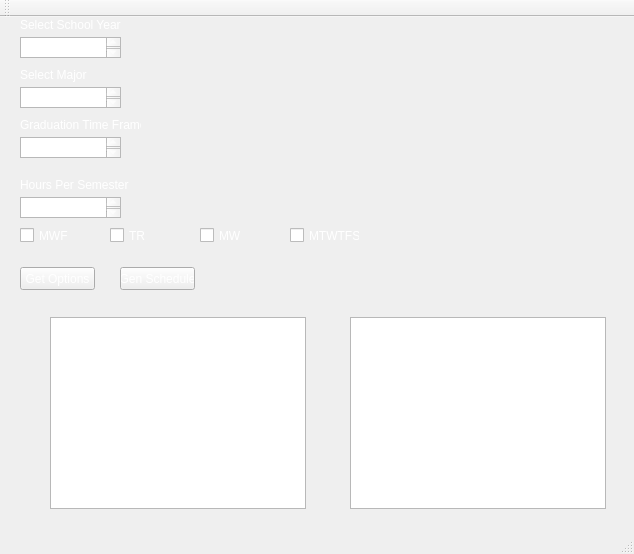
<?xml version="1.0" encoding="UTF-8"?>
<ui version="4.0">
 <class>MainWindow</class>
 <widget class="QMainWindow" name="MainWindow">
  <property name="geometry">
   <rect>
    <x>0</x>
    <y>0</y>
    <width>634</width>
    <height>554</height>
   </rect>
  </property>
  <property name="windowTitle">
   <string>MainWindow</string>
  </property>
  <property name="styleSheet">
   <string notr="true">
background-image: url(:/new/prefix1/res);</string>
  </property>
  <widget class="QWidget" name="centralWidget">
   <widget class="QCheckBox" name="checkBox">
    <property name="geometry">
     <rect>
      <x>20</x>
      <y>210</y>
      <width>70</width>
      <height>17</height>
     </rect>
    </property>
    <property name="styleSheet">
     <string notr="true">color: rgb(255, 255, 255);</string>
    </property>
    <property name="text">
     <string>MWF</string>
    </property>
   </widget>
   <widget class="QPushButton" name="pushButton">
    <property name="geometry">
     <rect>
      <x>20</x>
      <y>250</y>
      <width>75</width>
      <height>23</height>
     </rect>
    </property>
    <property name="styleSheet">
     <string notr="true">color: rgb(255, 255, 255);</string>
    </property>
    <property name="text">
     <string>Get Options</string>
    </property>
   </widget>
   <widget class="QListWidget" name="listMajor">
    <property name="geometry">
     <rect>
      <x>20</x>
      <y>70</y>
      <width>101</width>
      <height>21</height>
     </rect>
    </property>
    <property name="styleSheet">
     <string notr="true">color: rgb(255, 255, 255);</string>
    </property>
    <item>
     <property name="text">
      <string>Math</string>
     </property>
    </item>
    <item>
     <property name="text">
      <string>Engineering</string>
     </property>
    </item>
    <item>
     <property name="text">
      <string>English</string>
     </property>
    </item>
    <item>
     <property name="text">
      <string>History</string>
     </property>
    </item>
    <item>
     <property name="text">
      <string>Biology</string>
     </property>
    </item>
   </widget>
   <widget class="QLabel" name="label_4">
    <property name="geometry">
     <rect>
      <x>20</x>
      <y>160</y>
      <width>111</width>
      <height>16</height>
     </rect>
    </property>
    <property name="styleSheet">
     <string notr="true">color: rgb(255, 255, 255);</string>
    </property>
    <property name="text">
     <string>Hours Per Semester</string>
    </property>
   </widget>
   <widget class="QListWidget" name="listWidget">
    <property name="geometry">
     <rect>
      <x>20</x>
      <y>20</y>
      <width>101</width>
      <height>21</height>
     </rect>
    </property>
    <property name="styleSheet">
     <string notr="true">color: rgb(255, 255, 255);</string>
    </property>
    <item>
     <property name="text">
      <string>2013</string>
     </property>
    </item>
    <item>
     <property name="text">
      <string>2014</string>
     </property>
    </item>
    <item>
     <property name="text">
      <string>2015</string>
     </property>
    </item>
    <item>
     <property name="text">
      <string>2016</string>
     </property>
    </item>
   </widget>
   <widget class="QListWidget" name="listWidget_3">
    <property name="geometry">
     <rect>
      <x>20</x>
      <y>120</y>
      <width>101</width>
      <height>21</height>
     </rect>
    </property>
    <property name="styleSheet">
     <string notr="true">color: rgb(255, 255, 255);</string>
    </property>
    <item>
     <property name="text">
      <string>12 months</string>
     </property>
    </item>
    <item>
     <property name="text">
      <string>18 months</string>
     </property>
    </item>
    <item>
     <property name="text">
      <string>24 months</string>
     </property>
    </item>
    <item>
     <property name="text">
      <string>30 months</string>
     </property>
    </item>
    <item>
     <property name="text">
      <string>36 months</string>
     </property>
    </item>
   </widget>
   <widget class="QLabel" name="label_3">
    <property name="geometry">
     <rect>
      <x>20</x>
      <y>100</y>
      <width>121</width>
      <height>16</height>
     </rect>
    </property>
    <property name="styleSheet">
     <string notr="true">color: rgb(255, 255, 255);</string>
    </property>
    <property name="text">
     <string>Graduation Time Frame</string>
    </property>
   </widget>
   <widget class="QLabel" name="label">
    <property name="geometry">
     <rect>
      <x>20</x>
      <y>0</y>
      <width>101</width>
      <height>16</height>
     </rect>
    </property>
    <property name="styleSheet">
     <string notr="true">color: rgb(255, 255, 255);</string>
    </property>
    <property name="text">
     <string>Select School Year</string>
    </property>
   </widget>
   <widget class="QCheckBox" name="checkBox_3">
    <property name="geometry">
     <rect>
      <x>200</x>
      <y>210</y>
      <width>70</width>
      <height>17</height>
     </rect>
    </property>
    <property name="styleSheet">
     <string notr="true">color: rgb(255, 255, 255);</string>
    </property>
    <property name="text">
     <string>MW</string>
    </property>
   </widget>
   <widget class="QCheckBox" name="checkBox_4">
    <property name="geometry">
     <rect>
      <x>290</x>
      <y>210</y>
      <width>70</width>
      <height>17</height>
     </rect>
    </property>
    <property name="styleSheet">
     <string notr="true">color: rgb(255, 255, 255);</string>
    </property>
    <property name="text">
     <string>MTWTFS</string>
    </property>
   </widget>
   <widget class="QLabel" name="label_2">
    <property name="geometry">
     <rect>
      <x>20</x>
      <y>50</y>
      <width>81</width>
      <height>16</height>
     </rect>
    </property>
    <property name="styleSheet">
     <string notr="true">color: rgb(255, 255, 255);</string>
    </property>
    <property name="text">
     <string>Select Major</string>
    </property>
   </widget>
   <widget class="QListWidget" name="listWidget_4">
    <property name="geometry">
     <rect>
      <x>20</x>
      <y>180</y>
      <width>101</width>
      <height>21</height>
     </rect>
    </property>
    <property name="styleSheet">
     <string notr="true">color: rgb(255, 255, 255);</string>
    </property>
    <item>
     <property name="text">
      <string>0</string>
     </property>
    </item>
    <item>
     <property name="text">
      <string>1</string>
     </property>
    </item>
    <item>
     <property name="text">
      <string>2</string>
     </property>
    </item>
    <item>
     <property name="text">
      <string>3</string>
     </property>
    </item>
    <item>
     <property name="text">
      <string>4</string>
     </property>
    </item>
    <item>
     <property name="text">
      <string>5</string>
     </property>
    </item>
    <item>
     <property name="text">
      <string>6</string>
     </property>
    </item>
    <item>
     <property name="text">
      <string>7</string>
     </property>
    </item>
    <item>
     <property name="text">
      <string>8</string>
     </property>
    </item>
    <item>
     <property name="text">
      <string>9</string>
     </property>
    </item>
    <item>
     <property name="text">
      <string>10</string>
     </property>
    </item>
    <item>
     <property name="text">
      <string>11</string>
     </property>
    </item>
    <item>
     <property name="text">
      <string>12</string>
     </property>
    </item>
    <item>
     <property name="text">
      <string>13</string>
     </property>
    </item>
    <item>
     <property name="text">
      <string>14</string>
     </property>
    </item>
    <item>
     <property name="text">
      <string>15</string>
     </property>
    </item>
    <item>
     <property name="text">
      <string>16</string>
     </property>
    </item>
    <item>
     <property name="text">
      <string>17</string>
     </property>
    </item>
    <item>
     <property name="text">
      <string>18</string>
     </property>
    </item>
    <item>
     <property name="text">
      <string>19</string>
     </property>
    </item>
    <item>
     <property name="text">
      <string>20</string>
     </property>
    </item>
    <item>
     <property name="text">
      <string>21</string>
     </property>
    </item>
   </widget>
   <widget class="QCheckBox" name="checkBox_2">
    <property name="geometry">
     <rect>
      <x>110</x>
      <y>210</y>
      <width>70</width>
      <height>17</height>
     </rect>
    </property>
    <property name="styleSheet">
     <string notr="true">color: rgb(255, 255, 255);</string>
    </property>
    <property name="text">
     <string>TR</string>
    </property>
   </widget>
   <widget class="QPushButton" name="pushButton_2">
    <property name="geometry">
     <rect>
      <x>120</x>
      <y>250</y>
      <width>75</width>
      <height>23</height>
     </rect>
    </property>
    <property name="styleSheet">
     <string notr="true">color: rgb(255, 255, 255);</string>
    </property>
    <property name="text">
     <string>Gen Schedule</string>
    </property>
   </widget>
   <widget class="QListView" name="lstView1">
    <property name="geometry">
     <rect>
      <x>50</x>
      <y>300</y>
      <width>256</width>
      <height>192</height>
     </rect>
    </property>
   </widget>
   <widget class="QListView" name="lstView2">
    <property name="geometry">
     <rect>
      <x>350</x>
      <y>300</y>
      <width>256</width>
      <height>192</height>
     </rect>
    </property>
   </widget>
  </widget>
  <widget class="QMenuBar" name="menuBar">
   <property name="geometry">
    <rect>
     <x>0</x>
     <y>0</y>
     <width>634</width>
     <height>21</height>
    </rect>
   </property>
  </widget>
  <widget class="QToolBar" name="mainToolBar">
   <attribute name="toolBarArea">
    <enum>TopToolBarArea</enum>
   </attribute>
   <attribute name="toolBarBreak">
    <bool>false</bool>
   </attribute>
  </widget>
  <widget class="QStatusBar" name="statusBar"/>
 </widget>
 <layoutdefault spacing="6" margin="11"/>
 <resources/>
 <connections>
  <connection>
   <sender>pushButton_2</sender>
   <signal>clicked()</signal>
   <receiver>MainWindow</receiver>
   <slot>GenerateSchedule()</slot>
   <hints>
    <hint type="sourcelabel">
     <x>157</x>
     <y>294</y>
    </hint>
    <hint type="destinationlabel">
     <x>214</x>
     <y>166</y>
    </hint>
   </hints>
  </connection>
 </connections>
 <slots>
  <slot>GenerateSchedule()</slot>
 </slots>
</ui>
